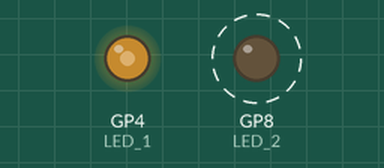
Bench run of a sketch on a simulated Raspberry Pi Pico. Parts: output pins drawn as LEDs (lit = HIGH). Dashed ring = blinking. What the sketch prints to the serial monitor is not drawn.

Above: at 0.05 s.
Timing chart, 0 to 3.0 s (numbered marks = the images above):
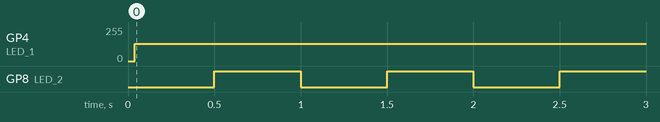

The sketch:

Timers_con_Tincker.ino
```cpp
#include "Ticker.h"

Ticker t1, t2, t3;

#define LED_1 D4
#define LED_2 D8

void setup() {
  pinMode(LED_1, OUTPUT);
  pinMode(LED_2, OUTPUT);
  t1.attach(1, loop1);
  t2.attach(0.5, loop2);
  t3.attach(3, loop3);
  Serial.begin(115200);
}

void loop1() {
    digitalWrite(LED_1, !digitalRead(LED_1));
}

void loop2() {
    digitalWrite(LED_2, !digitalRead(LED_2));
}

void loop3(){
  Serial.println("HOLA");
}

void loop() {


}
```

Measured:
- by itself, GP4 (LED_1): 0/255 → 128/255 at 0.04 s
- by itself, GP8 (LED_2): alternates HIGH for 0.50 s and LOW for 0.50 s
